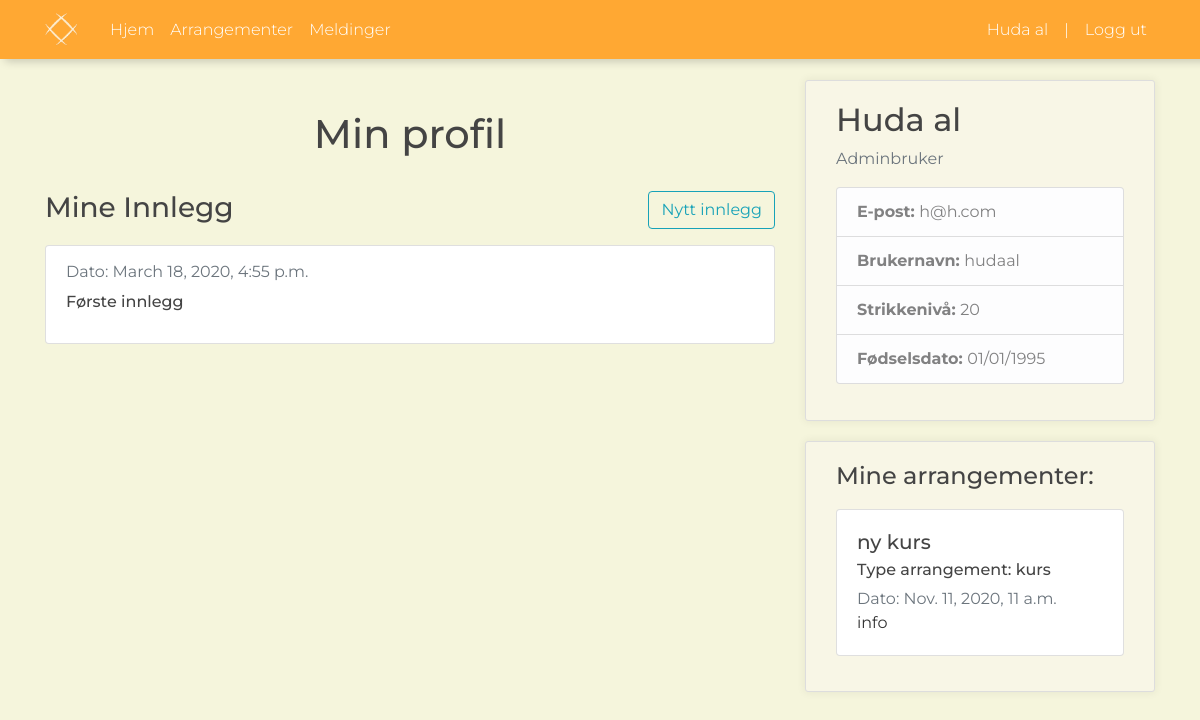
The app's page /profile/ (signed in) with its own data.
### website/models.py (models this page shows, shortened)
class Bruker(AbstractUser):
    username_validator = UnicodeUsernameValidator()
    username = models.CharField(
        _('Brukernavn'),
        max_length=150,
        unique=True,
        help_text=_('Påkrevd. 150 tegn eller færre. Bare bokstaver, sifre og @ /. / + / - / _.'),
        validators=[username_validator],
        error_messages={
            'unique': _("Brukeren med dette brukernavn finnes allerede."),
        },
    )
    first_name = models.CharField(_('fornavn'), max_length=30, blank=True)
    last_name = models.CharField(_('etternavn'), max_length=150, blank=True)
    email = models.EmailField(_('epost'), blank=True)
    EMAIL_FIELD = 'email'
    USERNAME_FIELD = 'username'
    REQUIRED_FIELDS = ['email']
    password = models.CharField(max_length=100)#will add hashing alg
    bursdag = models.DateTimeField(default=None, null=True)
    alder = models.IntegerField(null=True)
    rolleId = models.IntegerField()
    strikkeNivaa = models.IntegerField(validators=[MaxValueValidator(100), MinValueValidator(0)], null=True)
    objects = rolleBrukerManager()
    is_bedrift = models.BooleanField(_('bedrift status'), default=False)
    is_superuser = models.BooleanField(_('superuser status'), default=False)
    class Meta:
        verbose_name = ('user')
        verbose_name_plural = ('users')

class innlegg(models.Model):
    text = models.TextField()
    bruker = models.ForeignKey(Bruker, on_delete=models.CASCADE, blank=True, null=True, default=None)
    dateTime = models.DateTimeField(default=datetime.now())
    class Meta():
        verbose_name = 'Innlegg'
        verbose_name_plural = 'Innlegg'
    def getMyPosts(self, user):
        Posts = innlegg.objects.filter(bruker=user)
        return Posts

class Arrangement(models.Model):
    type = models.CharField(max_length=50)
    title = models.CharField(max_length=50)
    tidspunkt = models.DateTimeField(default=timezone.now)
    innhold = models.TextField()
    location = models.CharField(max_length=50, null=True)
    forfatter = models.ForeignKey('Bruker', on_delete=models.CASCADE, null=True, default=None)
    objects = ArrangementManager()
    class Meta:
        verbose_name = ('arrangement')
        verbose_name_plural = ('arrangementer')
    def getMyArrangement(self, bruker):
        list_arrangementer = Arrangement.objects.filter(forfatter=bruker)
        return list_arrangementer

### users/views.py (the view)
# urls.py: path('profile/', user_views.profile, name='profile'),
@login_required
def profile(request):
    contex = {"mineArrangementer": Arrangement.getMyArrangement(Arrangement, request.user),
              "mineInnlegg": innlegg.getMyPosts(innlegg, request.user),
              }
    return render(request, "users/profile.html", contex)

### users/templates/users/profile.html (shortened to what this page needs)
{% extends "website/base.html" %}
{% load crispy_forms_tags %}
{% block content %}
    <h1 id="header_profil" style=" margin-bottom: 33px; display: flex; justify-content: center;">Min profil</h1>
    <div style="display: table">
        <form method="POST" action="/createPost/">
                <input type="submit" value="Nytt innlegg" name="nytt" class="btn btn-outline-info" style="display: table-cell; position: absolute; right: 15px; vertical-align: middle"/>
            </form>
    </div>
    <h3 style="margin-bottom: 20px;">Mine Innlegg</h3>
    {% for innlegg in mineInnlegg %}
        <div class="card" style="margin-bottom: 15px">
                  <div class="card-body">
                    <p class="card-subtitle mb-2 text-muted">Dato: {{ innlegg.dateTime }}</p>
                    <h6 class="card-title">{{ innlegg.text}}</h6>
                  </div>
              </div>
    {% endfor %}
{% endblock content %}
{% block sidebar %}
          <div class="content-section">
            <h2>{{ user.first_name }}  {{ user.last_name }}</h2>
            <p class='text-muted'>
                {% if user.is_superuser %}
                    Adminbruker
                {% elif user.is_bedrift %}
                    Bedriftsbruker
                {% else %}
                    Privatbruker
                {% endif %}
            </p>
              <ul class="list-group">
                <li class="list-group-item list-group-item-light"><b>E-post: </b>{{ user.email }}</li>
                <li class="list-group-item list-group-item-light"><b>Brukernavn: </b>{{ user.username }}</li>
                <li class="list-group-item list-group-item-light"><b>Strikkenivå: </b>{{ user.strikkeNivaa }}</li>
                <li class="list-group-item list-group-item-light"><b>Fødselsdato: </b>{{ user.bursdag | date:"d/m/Y" }}</li>
              </ul>
          </div>
{% endblock sidebar %}
{% block sidebar2 %}
          <div class="content-section">
              <h4 style="padding-bottom: 10px;" >Mine arrangementer:</h4>
              {% for arr in mineArrangementer %}
              <div class="card" style="margin-bottom: 15px">
                  <div class="card-body">
                    <h5 class="card-title">{{ arr.title }}</h5>
                    <h6 class="card-subtitle mb-2">Type arrangement:  {{ arr.type }}</h6>
                    <h7 class="card-subtitle mb-2 text-muted">Dato: {{ arr.tidspunkt }}</h7>
                     <p class="card-text">{{arr.innhold}}</p>
                  </div>
              </div>
              {% endfor %}
          </div>
{% endblock sidebar2 %}

### website/templates/website/base.html (shortened to what this page needs)
{% load static %}
<!DOCTYPE html>
<html>
<head>
    <link rel="stylesheet" href="https://maxcdn.bootstrapcdn.com/bootstrap/4.0.0/css/bootstrap.min.css">
    <link rel="stylesheet" type="text/css" href="{% static 'website/main.css' %}">
</head>
<body>
    <header class="site-header">
  <nav class="navbar navbar-expand-md navbar-dark bg-steel fixed-top">
    <div class="container">
      <a class="navbar-brand mr-4" href="{% url 'home' %}" style="font-family: Montserrat;"><img src="/static/website/images/Strikkit_logo_hvit.svg" alt="Strikkit logo" height="33" width="33"></a>
      <div class="collapse navbar-collapse" id="navbarToggle">
        <div class="navbar-nav mr-auto">
          <a class="nav-item nav-link" href="{% url 'home' %}">Hjem</a>
          {% if user.is_authenticated %}
          <a class="nav-item nav-link" href="{% url 'events' %}">Arrangementer</a>
            <a class="nav-item nav-link" href="{% url 'messages' %}">Meldinger</a>
          {% endif %}
        </div>
         <div class="navbar-nav">
            {% if user.is_authenticated %}
            <a class="nav-item nav-link" href="{% url 'profile' %}">{{ user.first_name }} {{ user.last_name }}</a>
             <a class="nav-item nav-link">|</a>
            <a class="nav-item nav-link" href="{% url 'logout' %}">Logg ut</a>
            {% else %}
            <a class="nav-item nav-link" href="{% url 'login' %}">Logg inn</a>
            <a class="nav-item nav-link" href="{% url 'register' %}">Registrer deg</a>
            {% endif %}
          </div>
      </div>
    </div>
  </nav>
</header>
    <main role="main" class="container">
      <div class="row">
        <div class="col-md-8">
          {% block content %}{% endblock %}
        </div>
        <div class="col-md-4" style="height: 100%">
          <div>{% block sidebar %}{% endblock %}</div>
            <div>{% block sidebar2 %}{% endblock %}</div>
        </div>
      </div>
</main>
</body>
</html>

### website/static/website/main.css (style rules this page uses)
body { background: beige; color: #333333; margin-top: 5rem; font-family: Montserrat, Arial; }
h1, h2, h3, h4, h5, h6 { color: #444444; }
ul { margin: 0; }
.bg-steel { background-color: #FFA833; box-shadow: 7px 0 9px 2px rgba(0,0,0,0.2); }
.site-header .navbar-nav .nav-link { color: #ffffff; font-weight: 350; }
.content-section { background: #F8F6E6; padding: 20px 30px; border: 1px solid #dddddd; border-radius: 3px; margin-bottom: 20px; box-shadow: 0px 0px 9px 1px rgba(0,0,0,0.06); }
.col-md-8 { margin: auto; margin-top: 30px; }

### records on screen
Bruker: first_name "Huda", last_name "al", email "h@h.com", username "hudaal", strikkeNivaa "20", bursdag "01/01/1995"
innlegg: dateTime "March 18, 2020, 4:55 p.m.", text "Første innlegg"
Arrangement: title "ny kurs", type "kurs", tidspunkt "Nov. 11, 2020, 11 a.m.", innhold "info"
